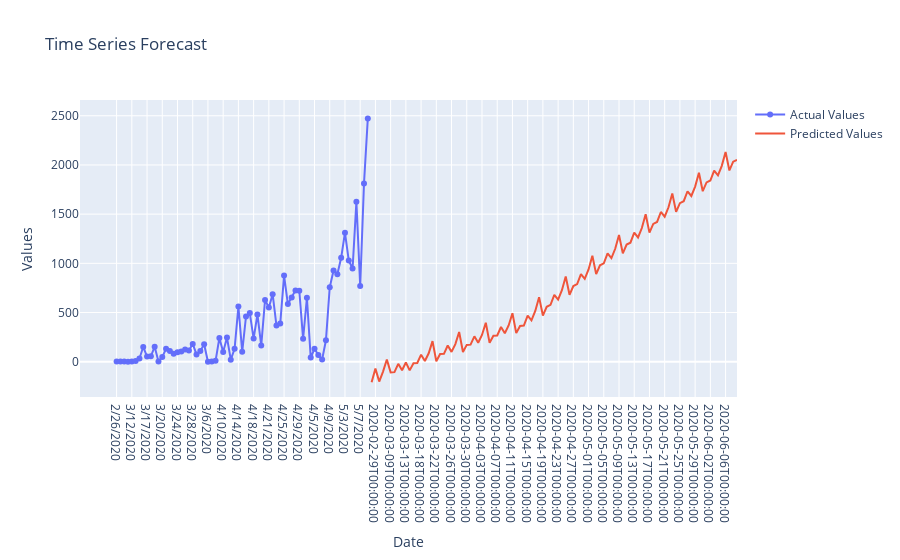

Notebook code cell kept with this figure:
### Code cell
import plotly.graph_objects as go
from prophet import Prophet  
d_new = df.groupby('Date')['Active_Cases'].sum().reset_index()
d_new.columns = ['ds', 'y']

m = Prophet()
m.fit(d_new)

future = m.make_future_dataframe(periods=30)
forecast = m.predict(future)

actual_trace = go.Scatter(
    x=d_new['ds'],
    y=d_new['y'],
    mode='lines+markers',  # Combine line and markers
    name='Actual Values'
)

predicted_trace = go.Scatter(
    x=forecast['ds'],
    y=forecast['yhat'],
    mode='lines',  # Only line for predictions
    name='Predicted Values'
)

# Create the Plotly figure with both traces
fig = go.Figure(data=[actual_trace, predicted_trace])

# Customize chart title and labels
fig.update_layout(
    title="Time Series Forecast",
    xaxis_title="Date",
    yaxis_title="Values"
)

fig.show()
